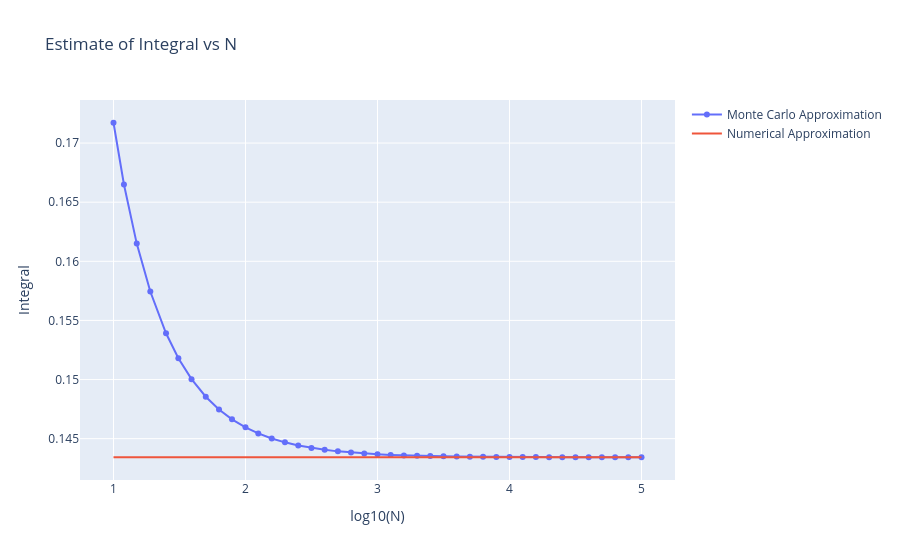
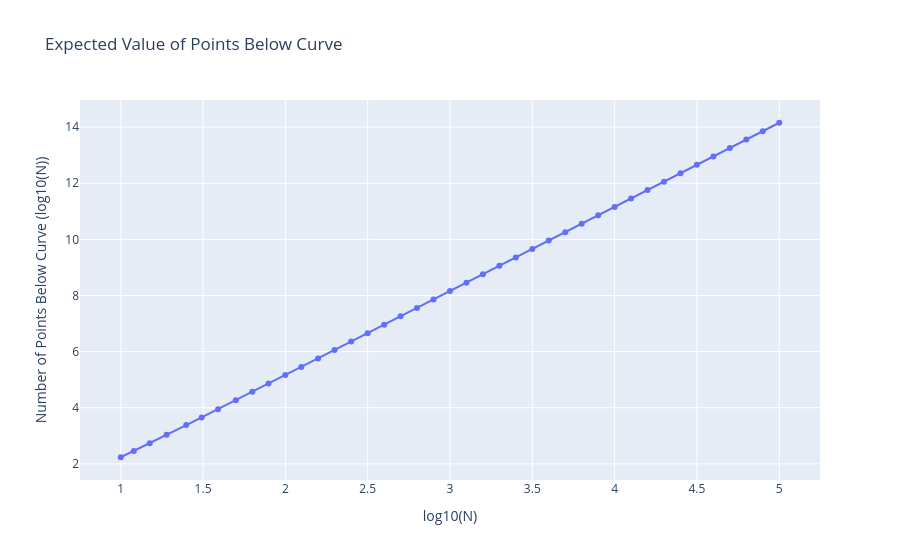

Notebook cell for these charts, in order:
### Markdown cell above
#### Problem 3
##### Estimate the integral under the following function using a Monte Carlo Simulation
$$I=\int_1^\infty\frac{1}{1+x^6}dx$$

### Code cell
import numpy as np
import plotly.graph_objects as go
from scipy import integrate

# Defining mesh parameters
x_list = np.arange(1,5.1,0.1)
N = [int(10**x) for x in x_list]

# Defining change of variables x
f = lambda u: u**4/(1+u**6)

# For loop going through each mesh size
i_list = []
for n in N:
    u_list = np.linspace(0,1,n)
    f_list = [f(u) for u in u_list]
    sum_f = np.sum(f_list)
    i_list.append(1/(n-1)*sum_f)

# Finding 'TRUE' solution from numerical integration
integral_result, error_estimate = integrate.quad(f, 0, 1)

# Creating Plots
trace1 = go.Scatter(x=np.log10(N), y=i_list, mode='lines+markers', name='Monte Carlo Approximation')
trace2 = go.Scatter(x=[np.min(np.log10(N)),np.max(np.log10(N))], y=[integral_result,integral_result], mode='lines', name='Numerical Approximation')
fig = go.Figure(data=[trace1,trace2])

fig.update_layout(title='Estimate of Integral vs N',
                  xaxis_title='log10(N)',
                  yaxis_title='Integral')
fig.show()

# Finding the expected number of points below the curve
N_below = []
for i in range(len(N)):
    # Finding mesh size
    dx = 1/N[i]
    A = dx**2
    N_below.append(N[i]*i_list[i]/A)

# Creating Plots
trace1 = go.Scatter(x=np.log10(N), y=np.log10(N_below), mode='lines+markers', name='Points Below Curve')
fig = go.Figure(data=[trace1])

fig.update_layout(title='Expected Value of Points Below Curve',
                  xaxis_title='log10(N)',
                  yaxis_title='Number of Points Below Curve (log10(N))')
fig.show()

### Figure 1 — Plotly figure (JSON) as saved in the notebook; plotly's stock layout.template omitted (floating-point values rounded to 4 significant figures)
{"data": [{"mode": "lines+markers", "name": "Monte Carlo Approximation", "type": "scatter", "x": [1.0, 1.079, 1.176, 1.279, 1.398, 1.491, 1.591, 1.699, 1.799, 1.898, 2.0, 2.097, 2.199, 2.299, 2.4, 2.5, 2.6, 2.7, 2.799, 2.9, 3.0, 3.1, 3.2, 3.3, 3.4, 3.5, 3.6, 3.7, 3.8, 3.9, 4.0, 4.1, 4.2, 4.3, 4.4, 4.5, 4.6, 4.7, 4.8, 4.9, 5.0], "y": [0.1717, 0.1665, 0.1615, 0.1574, 0.1539, 0.1518, 0.15, 0.1485, 0.1475, 0.1466, 0.146, 0.1454, 0.145, 0.1447, 0.1444, 0.1442, 0.1441, 0.1439, 0.1438, 0.1437, 0.1437, 0.1436, 0.1436, 0.1436, 0.1435, 0.1435, 0.1435, 0.1435, 0.1435, 0.1435, 0.1435, 0.1434, 0.1434, 0.1434, 0.1434, 0.1434, 0.1434, 0.1434, 0.1434, 0.1434, 0.1434]}, {"mode": "lines", "name": "Numerical Approximation", "type": "scatter", "x": [1, 5], "y": [0.1434, 0.1434]}], "layout": {"title": {"text": "Estimate of Integral vs N"}, "xaxis": {"title": {"text": "log10(N)"}}, "yaxis": {"title": {"text": "Integral"}}}}

### Figure 2 — Plotly figure (JSON) as saved in the notebook; plotly's stock layout.template omitted (floating-point values rounded to 4 significant figures)
{"data": [{"mode": "lines+markers", "name": "Points Below Curve", "type": "scatter", "x": [1.0, 1.079, 1.176, 1.279, 1.398, 1.491, 1.591, 1.699, 1.799, 1.898, 2.0, 2.097, 2.199, 2.299, 2.4, 2.5, 2.6, 2.7, 2.799, 2.9, 3.0, 3.1, 3.2, 3.3, 3.4, 3.5, 3.6, 3.7, 3.8, 3.9, 4.0, 4.1, 4.2, 4.3, 4.4, 4.5, 4.6, 4.7, 4.8, 4.9, 5.0], "y": [2.235, 2.459, 2.736, 3.033, 3.381, 3.655, 3.949, 4.269, 4.567, 4.859, 5.164, 5.453, 5.757, 6.057, 6.359, 6.658, 6.958, 7.258, 7.556, 7.857, 8.157, 8.456, 8.756, 9.057, 9.356, 9.657, 9.957, 10.26, 10.56, 10.86, 11.16, 11.46, 11.76, 12.06, 12.36, 12.66, 12.96, 13.26, 13.56, 13.86, 14.16]}], "layout": {"title": {"text": "Expected Value of Points Below Curve"}, "xaxis": {"title": {"text": "log10(N)"}}, "yaxis": {"title": {"text": "Number of Points Below Curve (log10(N))"}}}}
